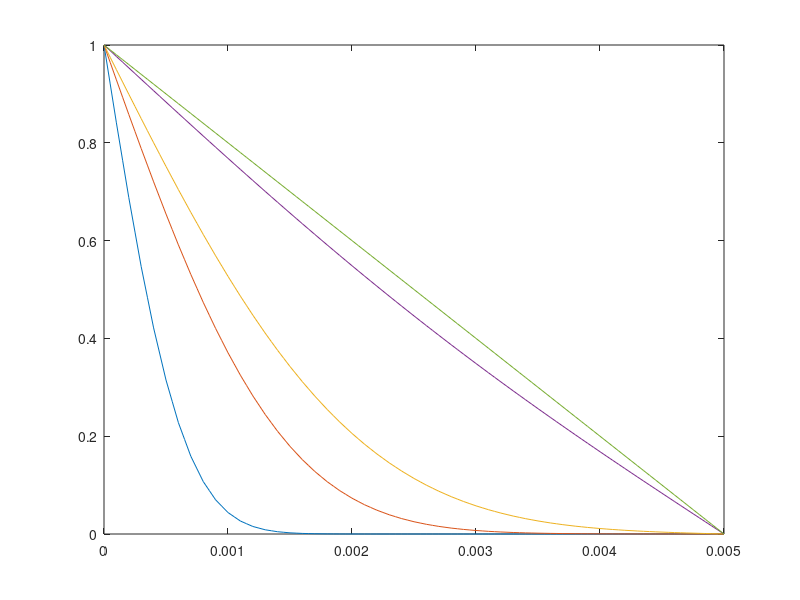

Write MATLAB code to recreate this figure.
Nx = 100;
Nt = 40000;
Dax = 1e-8;
cL = 1;
cR = 0;
tend = 5000;
length = 5e-3;

dt = tend/Nt;
dx = length/Nx;

Fo = Dax*dt/(dx*dx);

x = linspace(0, length, Nx+1);

e = ones(Nx-1,1);
ld = [Fo*e; 0; 0];
md = [1; (1-2*Fo)*e; 1];
ud = [0; 0; Fo*e];
A = spdiags([ld md ud], [-1 0 1], Nx+1, Nx+1);

c = zeros(Nt+1,Nx+1);
c(:,1) = cL;
c(:,Nx+1) = cR;

c = c';
for n=1:Nt
    for i=2:Nx
       c(:,n+1) = A*c(:,n);
    end
end
c = c';

out = [12.6 62.5 125 625 5000];
outdt = fix(out/dt);
plot(x,c(outdt,:))